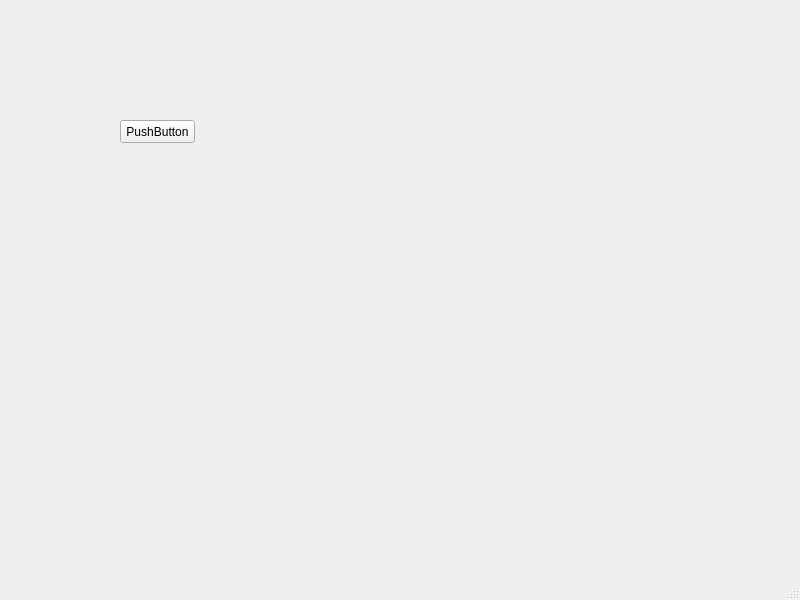
<?xml version="1.0" encoding="UTF-8"?>
<ui version="4.0">
 <class>MainWindow</class>
 <widget class="QMainWindow" name="MainWindow">
  <property name="geometry">
   <rect>
    <x>0</x>
    <y>0</y>
    <width>800</width>
    <height>600</height>
   </rect>
  </property>
  <property name="windowTitle">
   <string>MainWindow</string>
  </property>
  <widget class="QWidget" name="centralwidget">
   <widget class="QPushButton" name="pushButton">
    <property name="geometry">
     <rect>
      <x>120</x>
      <y>120</y>
      <width>75</width>
      <height>23</height>
     </rect>
    </property>
    <property name="text">
     <string>PushButton</string>
    </property>
   </widget>
  </widget>
  <widget class="QMenuBar" name="menubar">
   <property name="geometry">
    <rect>
     <x>0</x>
     <y>0</y>
     <width>800</width>
     <height>21</height>
    </rect>
   </property>
  </widget>
  <widget class="QStatusBar" name="statusbar"/>
 </widget>
 <resources/>
 <connections/>
</ui>
